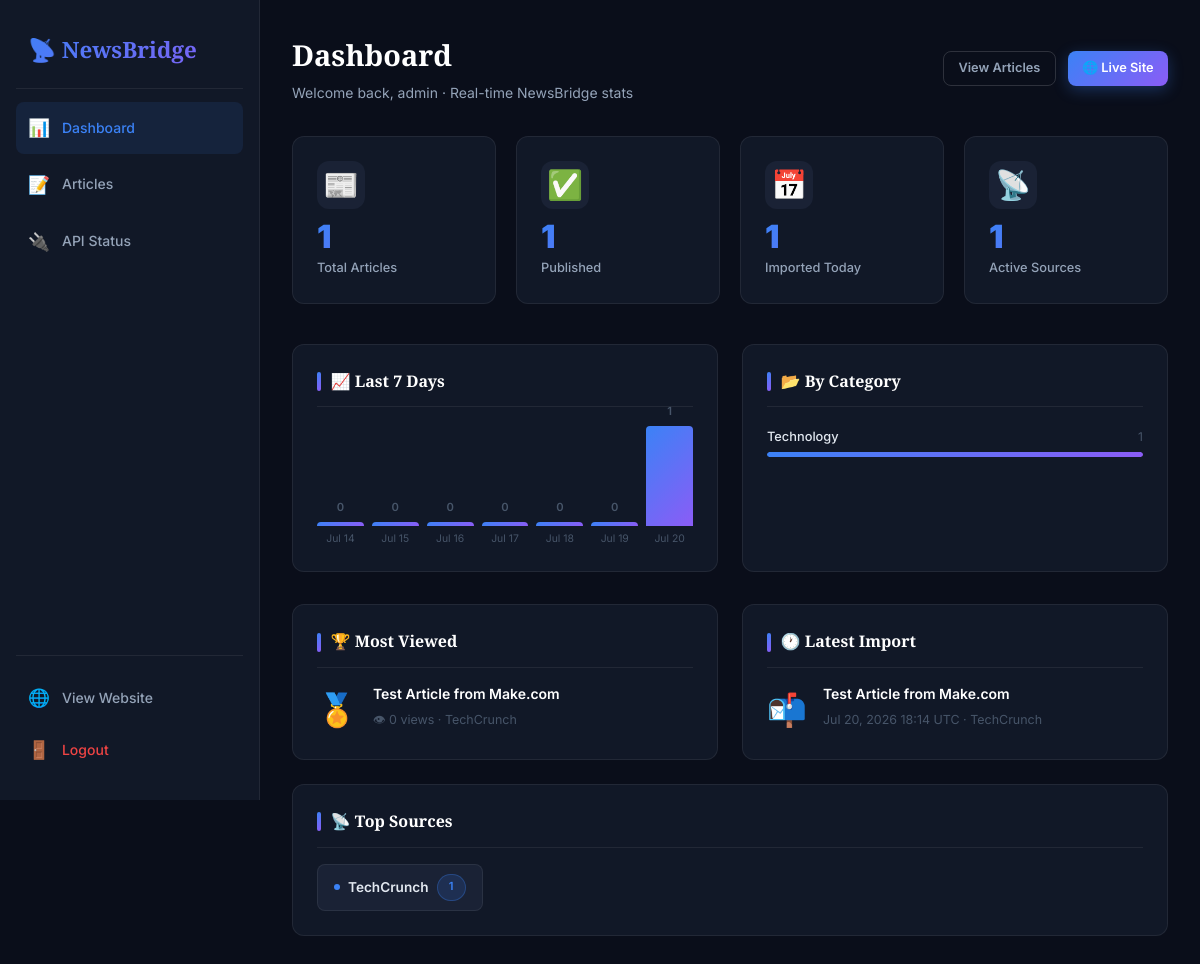
The app's page /admin/dashboard (signed in), older data.
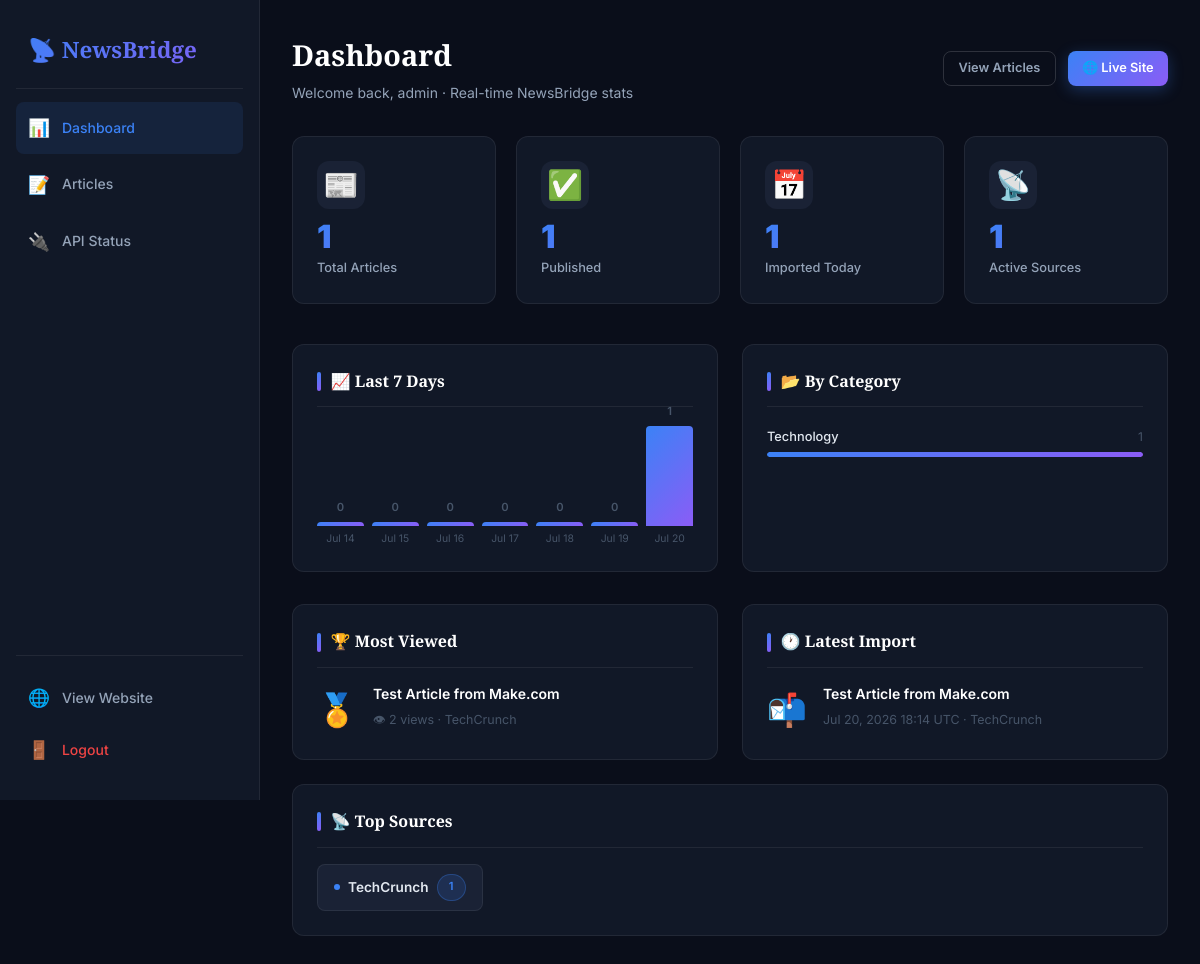
The same page, newer data.
### app/models.py (models this page shows, shortened)
class Article(db.Model):
    __tablename__ = 'articles'
    id = db.Column(db.Integer, primary_key=True)
    title = db.Column(db.String(500), nullable=False)
    summary = db.Column(db.Text, nullable=True)
    source_url = db.Column(db.String(1000), unique=True, nullable=False)
    image_url = db.Column(db.String(1000), nullable=True)
    published_at = db.Column(db.DateTime, nullable=True)
    source_name = db.Column(db.String(200), nullable=True)
    category = db.Column(db.String(100), nullable=True, default='General')
    tags = db.Column(db.String(500), nullable=True)
    views = db.Column(db.Integer, default=0)
    likes = db.Column(db.Integer, default=0)
    is_published = db.Column(db.Boolean, default=True)
    created_at = db.Column(db.DateTime, default=datetime.utcnow)

### app/admin/routes.py (the view)
@admin_bp.route('/')
@admin_bp.route('/dashboard')
@login_required
def dashboard():
    total_articles = Article.query.count()
    published_articles = Article.query.filter_by(is_published=True).count()
    today = datetime.utcnow().date()
    today_articles = Article.query.filter(
        func.date(Article.created_at) == today
    ).count()
    categories_data = db.session.query(
        Article.category, func.count(Article.id)
    ).group_by(Article.category).all()
    most_viewed = Article.query.order_by(Article.views.desc()).first()
    latest_import = Article.query.order_by(Article.created_at.desc()).first()
    import_history = []
    for i in range(6, -1, -1):
        day = today - timedelta(days=i)
        count = Article.query.filter(func.date(Article.created_at) == day).count()
        import_history.append({'date': day.strftime('%b %d'), 'count': count})
    sources_data = db.session.query(
        Article.source_name, func.count(Article.id)
    ).group_by(Article.source_name).order_by(func.count(Article.id).desc()).limit(8).all()
    return render_template(
        'admin/dashboard.html',
        total_articles=total_articles,
        published_articles=published_articles,
        today_articles=today_articles,
        categories_data=categories_data,
        most_viewed=most_viewed,
        latest_import=latest_import,
        import_history=import_history,
        sources_data=sources_data,
    )

### app/admin/routes.py (called while the page is built)
def login_required(f):
    from functools import wraps
    @wraps(f)
    def decorated(*args, **kwargs):
        if not session.get('admin_logged_in'):
            return redirect(url_for('admin.login'))
        return f(*args, **kwargs)
    return decorated

### app/templates/admin/dashboard.html (shortened to what the changed rows need)
{% extends "admin/base_admin.html" %}
{% block content %}
<div class="admin-header animate-fade-in">
  <div>
    <h1 class="admin-page-title">Dashboard</h1>
  </div>
</div>
<div style="display:grid;grid-template-columns:1fr 1fr;gap:1.5rem;margin-bottom:2rem">
  <div class="sidebar-card animate-fade-in" style="animation-delay:0.25s">
    <div class="section-header" style="margin-bottom:1.25rem">
      <h2 class="section-title" style="font-size:1rem">📈 Last 7 Days</h2>
    </div>
      {% set max_count = import_history | map(attribute='count') | max | default(1) %}
  </div>
  <div class="sidebar-card animate-fade-in" style="animation-delay:0.3s">
    <div class="section-header" style="margin-bottom:1.25rem">
      <h2 class="section-title" style="font-size:1rem">📂 By Category</h2>
    </div>
    {% if categories_data %}
    {% set total_cat = categories_data | map(attribute=1) | sum %}
    {% for cat, count in categories_data[:6] %}
    <div style="margin-bottom:0.75rem">
      <div style="display:flex;justify-content:space-between;margin-bottom:0.25rem">
        <span style="font-size:0.8rem;font-weight:500;color:var(--clr-text)">{{ cat or 'General' }}</span>
        <span style="font-size:0.75rem;color:var(--clr-text-dim)">{{ count }}</span>
      </div>
      <div style="height:5px;background:var(--clr-surface-2);border-radius:3px;overflow:hidden">
        <div style="height:100%;width:{{ ((count / [total_cat, 1] | max) * 100) | int }}%;background:var(--grad-accent);border-radius:3px"></div>
      </div>
    </div>
    {% endfor %}
    {% else %}
    <p style="color:var(--clr-text-dim);font-size:0.875rem">No data yet.</p>
    {% endif %}
  </div>
</div>
<div style="display:grid;grid-template-columns:1fr 1fr;gap:1.5rem">
  <div class="sidebar-card animate-fade-in" style="animation-delay:0.35s">
    <div class="section-header" style="margin-bottom:1rem">
      <h2 class="section-title" style="font-size:1rem">🏆 Most Viewed</h2>
    </div>
    {% if most_viewed %}
    <a href="{{ url_for('public.article_detail', article_id=most_viewed.id) }}" target="_blank"
       style="display:flex;gap:1rem;align-items:flex-start;color:inherit">
      <div style="font-size:2rem;flex-shrink:0">🏅</div>
      <div>
        <p style="font-weight:600;font-size:0.875rem;color:var(--clr-white);line-height:1.4;margin-bottom:0.4rem">{{ most_viewed.title }}</p>
        <p style="font-size:0.78rem;color:var(--clr-text-dim)">👁 {{ most_viewed.views }} views · {{ most_viewed.source_name or '' }}</p>
      </div>
    </a>
    {% else %}
    <p style="color:var(--clr-text-dim);font-size:0.875rem">No articles yet.</p>
    {% endif %}
  </div>
  <div class="sidebar-card animate-fade-in" style="animation-delay:0.4s">
    <div class="section-header" style="margin-bottom:1rem">
      <h2 class="section-title" style="font-size:1rem">🕐 Latest Import</h2>
    </div>
    {% if latest_import %}
    <a href="{{ url_for('public.article_detail', article_id=latest_import.id) }}" target="_blank"
       style="display:flex;gap:1rem;align-items:flex-start;color:inherit">
      <div style="font-size:2rem;flex-shrink:0">📬</div>
      <div>
        <p style="font-weight:600;font-size:0.875rem;color:var(--clr-white);line-height:1.4;margin-bottom:0.4rem">{{ latest_import.title }}</p>
        <p style="font-size:0.78rem;color:var(--clr-text-dim)">
          {{ latest_import.created_at.strftime('%b %d, %Y %H:%M') }} UTC · {{ latest_import.source_name or '' }}
        </p>
      </div>
    </a>
    {% else %}
    <p style="color:var(--clr-text-dim);font-size:0.875rem">No imports yet.</p>
    {% endif %}
  </div>
  <div class="sidebar-card animate-fade-in" style="animation-delay:0.45s;grid-column:1/-1">
    <div class="section-header" style="margin-bottom:1rem">
      <h2 class="section-title" style="font-size:1rem">📡 Top Sources</h2>
    </div>
    {% if sources_data %}
    <div style="display:flex;flex-wrap:wrap;gap:0.75rem">
      {% for src, count in sources_data %}
      <div style="background:var(--clr-surface-2);border:1px solid var(--clr-border);border-radius:var(--radius-sm);padding:0.6rem 1rem;display:flex;align-items:center;gap:0.5rem">
        <span class="card-source-dot" aria-hidden="true"></span>
        <span style="font-size:0.85rem;font-weight:600;color:var(--clr-text)">{{ src or 'Unknown' }}</span>
        <span class="badge badge-accent" style="font-size:0.7rem">{{ count }}</span>
      </div>
      {% endfor %}
    </div>
    {% else %}
    <p style="color:var(--clr-text-dim);font-size:0.875rem">No data yet.</p>
    {% endif %}
  </div>
</div>
{% endblock %}

Row changes from the older to the newer data that the page shows:
changed Article "TechCrunch": views "0" → "2"
